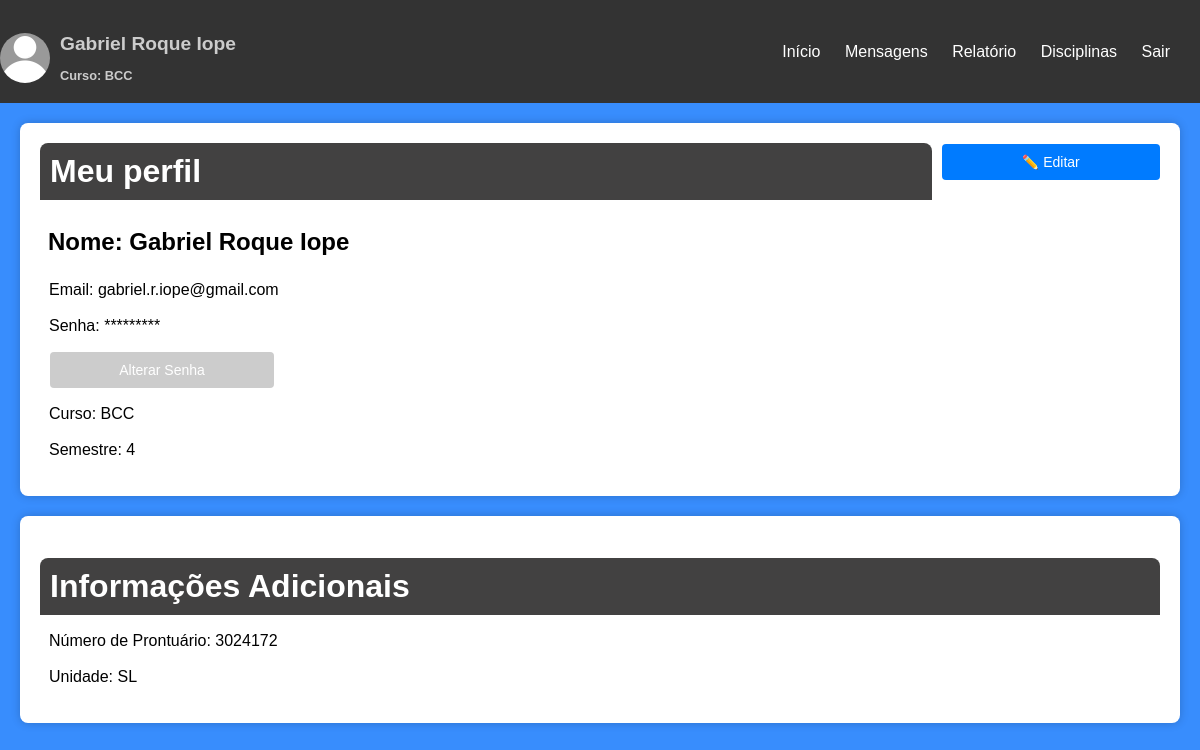
/perfil (signed in), run on the app's committed database.
### tables this page shows
CREATE TABLE alunos (
            numeroprontuario TEXT PRIMARY KEY,
            nome TEXT,
            email TEXT,
            senha TEXT,
            curso TEXT,
            semestre INTEGER,
            unidade TEXT,
            turma TEXT
        );

### main.py (the view)
@app.route('/perfil')
def perfil():
    email_usuario = session.get('usuario')
    if email_usuario:
        conexao = sqlite3.connect('usuarios.db')
        cursor = conexao.cursor()
        cursor.execute('SELECT * FROM alunos WHERE email = ?', (email_usuario,))
        dados_usuario = cursor.fetchone()
        conexao.close()
        return render_template('perfil.html', usuario=dados_usuario)
    else:
        return redirect('/login')

### templates/perfil.html (shortened to what this page needs)
<!DOCTYPE html>
<html lang="pt-br">
<head>
    <link rel="stylesheet" type="text/css" href="../static/config/styles.css">
</head>
<body>
    <header>
        <div class="perfil">
            <a href="/perfil">
            <img src="../static/imagem/foto_perfil.webp" alt="Foto de Perfil">
        <div>
            <h1>{{usuario[1]}}</h1>
            <h2>Curso: {{usuario[4]}}</h2>
        </div>
        </a>
        </div>
        <nav>
            <ul>
                <li><a href="/inicio">Início</a></li>
                <li><a href="#">Mensagens</a></li>
                <li><a href="/relatorio">Relatório</a></li>
                <li><a href="/disciplina">Disciplinas</a></li>
                <li><a href="/logout">Sair</a></li>
            </ul>
        </nav>
    </header>
    <div class="content">
            <div style="display: flex; justify-content: space-between; align-items: center;">
                <h1 style="flex: 80%; margin: 0; padding: 10px; background-color: #424141; color: #fff;">Meu perfil</h1>
                <button onclick="abrirEditor()" style="flex: 20%; cursor: pointer; margin-left: 10px;">✏️ Editar</button>
            </div>
        <div>
            <div>
                <h2>Nome: {{ usuario[1] }}</h2>
                <p>Email: {{ usuario[2] }}</p>
                <p>Senha: *********</p>
                <button onclick="abrirAlterarSenha()" style="width: 20%; background-color: #ccc; color: #fff; cursor: pointer; margin-left: 10px; margin-bottom: 0px;">Alterar Senha</button>
                <p>Curso: {{ usuario[4] }}</p>
                <p>Semestre: {{ usuario[5] }}</p>
            </div>
        </div>
    </div>
        <div class="content">
        <h1>Informações Adicionais</h1>
            <div>
                <p>Número de Prontuário: {{ usuario[0] }}</p>
                <p>Unidade: {{ usuario[6] }}</p>
            </div>
</body>
</html>

### static/config/styles.css (style rules this page uses)
body { font-family: Arial, sans-serif; margin: 0; padding: 0; justify-content: center; align-items: center; min-height: 100vh; background-color: #388dfd; }
button { display: block; width: 100%; padding: 10px; background-color: #007bff; color: #fff; border: none; border-radius: 4px; cursor: pointer; margin-bottom: 20px; font-size: 14px; }
a { text-decoration: none; color: #0066cc; }
header { background-color: #333; color: #fff; padding: 10px; display: flex; justify-content: space-between; align-items: center; }
nav ul { list-style-type: none; padding: 0; margin: 0; }
nav li { display: inline; margin-right: 20px; }
nav a { text-decoration: none; color: #fff; }
ul { list-style-type: none; padding: 0; }
ul li { margin-bottom: 10px; }
header { background-color: #333; color: #fff; padding: 10px; text-align: right; }
.content { padding: 20px; background-color: #fff; margin: 20px; border-radius: 8px; box-shadow: 0 0 10px rgba(0, 0, 0, 0.2); }
.content h1 { margin-bottom: 10px; padding: 10px; background-color: #424141; color: #fff; border-top-left-radius: 8px; border-top-right-radius: 8px; }
.content h2 { margin-bottom: 1px; padding: 8px; background-color: #ffffff; color: #000; border-top-left-radius: 8px; border-top-right-radius: 8px; }
.content p { position: relative; margin-left: 8px; padding: 1px; background-color: #ffffff; color: #000; border-top-left-radius: 8px; border-top-right-radius: 8px; }
.perfil { margin-right: 20px; margin-top: 20px; }
.perfil img { width: 50px; height: 50px; border-radius: 50%; position: absolute; left: 0; margin-top: 3px; }
.perfil h1 { font-size: 1.2rem; text-align: left; margin-left: 50px; margin-top: 3px; color:#ccc; font-style: inherit; text-decoration: none; }
.perfil h2 { font-size: 0.8rem; margin-top: 0px; text-align: left; bottom: 5px; margin-left: 50px; color: #ccc; font-style: inherit; text-decoration: none; }

### templates/perfil.html (style rules this page uses)
.content { padding: 20px; background-color: #fff; margin: 20px; border-radius: 8px; box-shadow: 0 0 10px rgba(0, 0, 0, 0.2); }
.content h1, content button { margin-bottom: 10px; padding: 10px; background-color: #424141; color: #fff; border-top-left-radius: 8px; border-top-right-radius: 8px; }
.content h2 { margin-bottom: 1px; padding: 8px; background-color: #ffffff; color: #000; border-top-left-radius: 8px; border-top-right-radius: 8px; }
.content p { position: relative; margin-left: 8px; padding: 1px; background-color: #ffffff; color: #000; border-top-left-radius: 8px; border-top-right-radius: 8px; }

### data on the page
alunos: nome "Gabriel Roque Iope", curso "BCC", email "gabriel.r.iope@gmail.com", semestre "4", numeroprontuario "3024172", unidade "SL"
